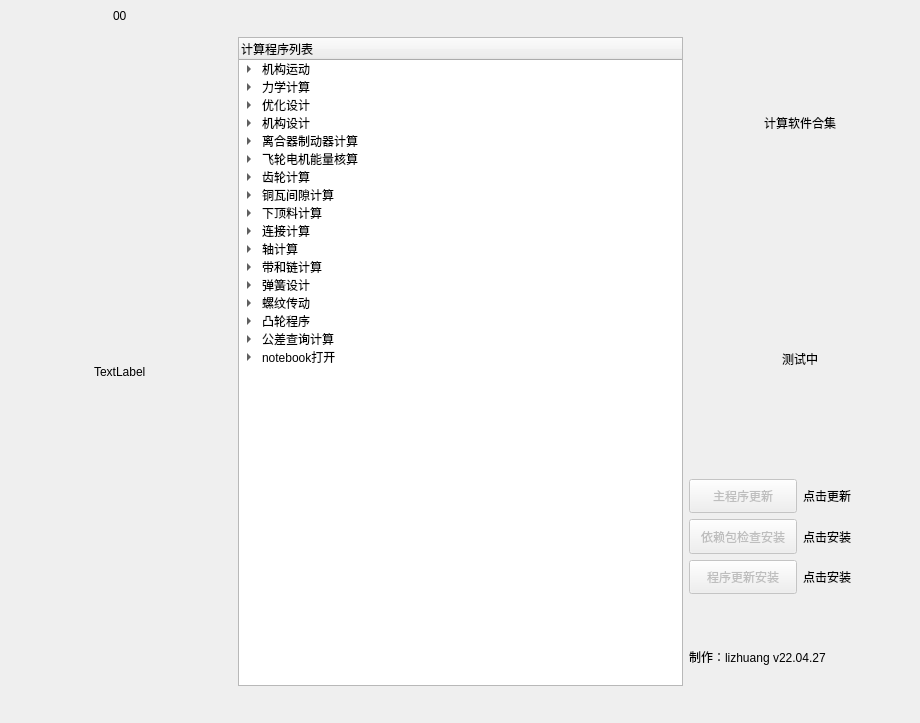
<?xml version="1.0" encoding="UTF-8"?>
<ui version="4.0">
 <class>MainWindow</class>
 <widget class="QMainWindow" name="MainWindow">
  <property name="enabled">
   <bool>true</bool>
  </property>
  <property name="geometry">
   <rect>
    <x>0</x>
    <y>0</y>
    <width>920</width>
    <height>723</height>
   </rect>
  </property>
  <property name="contextMenuPolicy">
   <enum>Qt::DefaultContextMenu</enum>
  </property>
  <property name="windowTitle">
   <string>MainWindow</string>
  </property>
  <widget class="QWidget" name="centralwidget">
   <layout class="QVBoxLayout" name="verticalLayout_2">
    <item>
     <layout class="QHBoxLayout" name="horizontalLayout" stretch="1,2,1">
      <item>
       <layout class="QVBoxLayout" name="verticalLayout_3" stretch="0,2">
        <item alignment="Qt::AlignHCenter">
         <widget class="QLabel" name="label_8">
          <property name="styleSheet">
           <string notr="true">font: 24pt &quot;Adobe 黑体 Std R&quot;;</string>
          </property>
          <property name="text">
           <string>00</string>
          </property>
         </widget>
        </item>
        <item alignment="Qt::AlignHCenter">
         <widget class="QLabel" name="label_7">
          <property name="text">
           <string>TextLabel</string>
          </property>
         </widget>
        </item>
       </layout>
      </item>
      <item>
       <layout class="QVBoxLayout" name="verticalLayout_5" stretch="1,30,1">
        <property name="leftMargin">
         <number>0</number>
        </property>
        <item>
         <widget class="QLabel" name="label_9">
          <property name="text">
           <string/>
          </property>
         </widget>
        </item>
        <item>
         <widget class="QTreeWidget" name="treeWidget">
          <property name="sizePolicy">
           <sizepolicy hsizetype="Preferred" vsizetype="Preferred">
            <horstretch>0</horstretch>
            <verstretch>0</verstretch>
           </sizepolicy>
          </property>
          <property name="styleSheet">
           <string notr="true">font: 14pt &quot;Algerian&quot;;</string>
          </property>
          <column>
           <property name="text">
            <string>计算程序列表</string>
           </property>
          </column>
          <item>
           <property name="text">
            <string>机构运动</string>
           </property>
           <item>
            <property name="text">
             <string>运动曲线绘制</string>
            </property>
           </item>
           <item>
            <property name="text">
             <string>小松六杆计算</string>
            </property>
           </item>
           <item>
            <property name="text">
             <string>曲线对比数据查看</string>
            </property>
           </item>
           <item>
            <property name="text">
             <string>N2精度补偿计算</string>
            </property>
           </item>
          </item>
          <item>
           <property name="text">
            <string>力学计算</string>
           </property>
           <item>
            <property name="text">
             <string>n2静力计算</string>
            </property>
           </item>
           <item>
            <property name="text">
             <string>fn动力学</string>
            </property>
           </item>
          </item>
          <item>
           <property name="text">
            <string>优化设计</string>
           </property>
           <item>
            <property name="text">
             <string>N2系列优化</string>
            </property>
           </item>
           <item>
            <property name="text">
             <string>ml优化计算</string>
            </property>
           </item>
           <item>
            <property name="text">
             <string>FN系列优化</string>
            </property>
           </item>
          </item>
          <item>
           <property name="text">
            <string>机构设计</string>
           </property>
           <item>
            <property name="text">
             <string>台大设计软件</string>
            </property>
           </item>
           <item>
            <property name="text">
             <string>FN伺服曲线规划</string>
            </property>
           </item>
           <item>
            <property name="text">
             <string>曲柄连杆伺服曲线规划</string>
            </property>
           </item>
          </item>
          <item>
           <property name="text">
            <string>离合器制动器计算</string>
           </property>
           <item>
            <property name="text">
             <string>离合器计算</string>
            </property>
           </item>
          </item>
          <item>
           <property name="text">
            <string>飞轮电机能量核算</string>
           </property>
           <item>
            <property name="text">
             <string>普通压力机变频电机功率计算</string>
            </property>
           </item>
          </item>
          <item>
           <property name="text">
            <string>齿轮计算</string>
           </property>
           <item>
            <property name="text">
             <string>涡轮计算</string>
            </property>
           </item>
           <item>
            <property name="text">
             <string>齿轮几何计算</string>
            </property>
           </item>
           <item>
            <property name="text">
             <string>齿轮计算iso</string>
            </property>
           </item>
          </item>
          <item>
           <property name="text">
            <string>铜瓦间隙计算</string>
           </property>
           <item>
            <property name="text">
             <string>热模锻算法</string>
            </property>
           </item>
           <item>
            <property name="text">
             <string>轴承设计</string>
            </property>
           </item>
          </item>
          <item>
           <property name="text">
            <string>下顶料计算</string>
           </property>
           <item>
            <property name="text">
             <string>下顶料曲线绘制</string>
            </property>
           </item>
          </item>
          <item>
           <property name="text">
            <string>连接计算</string>
           </property>
           <item>
            <property name="text">
             <string>键连接</string>
            </property>
           </item>
           <item>
            <property name="text">
             <string>螺栓连接</string>
            </property>
           </item>
           <item>
            <property name="text">
             <string>销计算</string>
            </property>
           </item>
           <item>
            <property name="text">
             <string>花键连接</string>
            </property>
           </item>
          </item>
          <item>
           <property name="text">
            <string>轴计算</string>
           </property>
           <item>
            <property name="text">
             <string>梁模型</string>
            </property>
           </item>
           <item>
            <property name="text">
             <string>轴疲劳计算</string>
            </property>
           </item>
          </item>
          <item>
           <property name="text">
            <string>带和链计算</string>
           </property>
           <item>
            <property name="text">
             <string>v带计算</string>
            </property>
           </item>
           <item>
            <property name="text">
             <string>链传动</string>
            </property>
           </item>
          </item>
          <item>
           <property name="text">
            <string>弹簧设计</string>
           </property>
           <item>
            <property name="text">
             <string>压缩弹簧</string>
            </property>
           </item>
          </item>
          <item>
           <property name="text">
            <string>螺纹传动</string>
           </property>
           <item>
            <property name="text">
             <string>螺纹传动</string>
            </property>
           </item>
          </item>
          <item>
           <property name="text">
            <string>凸轮程序</string>
           </property>
           <item>
            <property name="text">
             <string>凸轮设计</string>
            </property>
           </item>
          </item>
          <item>
           <property name="text">
            <string>公差查询计算</string>
           </property>
           <item>
            <property name="text">
             <string>配合查询</string>
            </property>
           </item>
           <item>
            <property name="text">
             <string>间隙计算</string>
            </property>
           </item>
           <item>
            <property name="text">
             <string>同轴度、对称度、圆跳动和全跳动公差</string>
            </property>
           </item>
           <item>
            <property name="text">
             <string>圆度、圆柱度公差</string>
            </property>
           </item>
           <item>
            <property name="text">
             <string>平行度、垂直度、倾斜度公差</string>
            </property>
           </item>
           <item>
            <property name="text">
             <string>直线度、平面度公差</string>
            </property>
           </item>
          </item>
          <item>
           <property name="text">
            <string>notebook打开</string>
           </property>
           <item>
            <property name="text">
             <string>notebookopen</string>
            </property>
           </item>
          </item>
         </widget>
        </item>
        <item>
         <widget class="QLabel" name="label_10">
          <property name="text">
           <string/>
          </property>
         </widget>
        </item>
       </layout>
      </item>
      <item>
       <layout class="QVBoxLayout" name="verticalLayout" stretch="2,2,1,1">
        <item alignment="Qt::AlignHCenter|Qt::AlignVCenter">
         <widget class="QLabel" name="label_6">
          <property name="styleSheet">
           <string notr="true">font: 20pt &quot;楷体&quot;;</string>
          </property>
          <property name="text">
           <string>计算软件合集</string>
          </property>
         </widget>
        </item>
        <item alignment="Qt::AlignHCenter">
         <widget class="QLabel" name="label_5">
          <property name="text">
           <string>测试中</string>
          </property>
         </widget>
        </item>
        <item>
         <layout class="QGridLayout" name="gridLayout">
          <item row="0" column="0">
           <widget class="QPushButton" name="pushButton_2">
            <property name="enabled">
             <bool>false</bool>
            </property>
            <property name="sizePolicy">
             <sizepolicy hsizetype="Preferred" vsizetype="Preferred">
              <horstretch>0</horstretch>
              <verstretch>0</verstretch>
             </sizepolicy>
            </property>
            <property name="text">
             <string>主程序更新</string>
            </property>
           </widget>
          </item>
          <item row="0" column="1">
           <widget class="QLabel" name="label">
            <property name="text">
             <string>点击更新</string>
            </property>
           </widget>
          </item>
          <item row="1" column="0">
           <widget class="QPushButton" name="pushButton">
            <property name="enabled">
             <bool>false</bool>
            </property>
            <property name="sizePolicy">
             <sizepolicy hsizetype="Preferred" vsizetype="Preferred">
              <horstretch>0</horstretch>
              <verstretch>0</verstretch>
             </sizepolicy>
            </property>
            <property name="text">
             <string>依赖包检查安装</string>
            </property>
           </widget>
          </item>
          <item row="1" column="1">
           <widget class="QLabel" name="label_2">
            <property name="text">
             <string>点击安装</string>
            </property>
           </widget>
          </item>
          <item row="2" column="0">
           <widget class="QPushButton" name="pushButton_3">
            <property name="enabled">
             <bool>false</bool>
            </property>
            <property name="sizePolicy">
             <sizepolicy hsizetype="Preferred" vsizetype="Preferred">
              <horstretch>0</horstretch>
              <verstretch>0</verstretch>
             </sizepolicy>
            </property>
            <property name="text">
             <string>程序更新安装</string>
            </property>
           </widget>
          </item>
          <item row="2" column="1">
           <widget class="QLabel" name="label_3">
            <property name="text">
             <string>点击安装</string>
            </property>
           </widget>
          </item>
         </layout>
        </item>
        <item>
         <widget class="QLabel" name="label_4">
          <property name="text">
           <string>制作：lizhuang v22.04.27</string>
          </property>
         </widget>
        </item>
       </layout>
      </item>
     </layout>
    </item>
   </layout>
  </widget>
 </widget>
 <resources/>
 <connections>
  <connection>
   <sender>treeWidget</sender>
   <signal>itemDoubleClicked(QTreeWidgetItem*,int)</signal>
   <receiver>MainWindow</receiver>
   <slot>childShow3()</slot>
   <hints>
    <hint type="sourcelabel">
     <x>457</x>
     <y>248</y>
    </hint>
    <hint type="destinationlabel">
     <x>321</x>
     <y>237</y>
    </hint>
   </hints>
  </connection>
 </connections>
 <slots>
  <slot>childShow()</slot>
  <slot>childShow2()</slot>
  <slot>childShow3()</slot>
  <slot>gengxin()</slot>
  <slot>yilaibao()</slot>
  <slot>pilianggengxin()</slot>
 </slots>
</ui>
